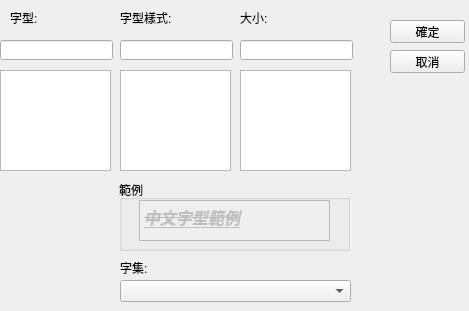
<?xml version="1.0" encoding="UTF-8"?>
<ui version="4.0">
 <class>Font</class>
 <widget class="QWidget" name="Font">
  <property name="geometry">
   <rect>
    <x>0</x>
    <y>0</y>
    <width>469</width>
    <height>311</height>
   </rect>
  </property>
  <property name="windowTitle">
   <string>字型</string>
  </property>
  <widget class="QLabel" name="label">
   <property name="geometry">
    <rect>
     <x>10</x>
     <y>10</y>
     <width>81</width>
     <height>16</height>
    </rect>
   </property>
   <property name="text">
    <string>字型:</string>
   </property>
  </widget>
  <widget class="QLabel" name="label_2">
   <property name="geometry">
    <rect>
     <x>120</x>
     <y>10</y>
     <width>81</width>
     <height>16</height>
    </rect>
   </property>
   <property name="text">
    <string>字型樣式:</string>
   </property>
  </widget>
  <widget class="QLabel" name="label_3">
   <property name="geometry">
    <rect>
     <x>240</x>
     <y>10</y>
     <width>81</width>
     <height>16</height>
    </rect>
   </property>
   <property name="text">
    <string>大小:</string>
   </property>
  </widget>
  <widget class="QLabel" name="label_4">
   <property name="geometry">
    <rect>
     <x>120</x>
     <y>260</y>
     <width>81</width>
     <height>16</height>
    </rect>
   </property>
   <property name="text">
    <string>字集:</string>
   </property>
  </widget>
  <widget class="QLineEdit" name="lineEdit">
   <property name="geometry">
    <rect>
     <x>0</x>
     <y>40</y>
     <width>113</width>
     <height>20</height>
    </rect>
   </property>
  </widget>
  <widget class="QLineEdit" name="lineEdit_2">
   <property name="geometry">
    <rect>
     <x>120</x>
     <y>40</y>
     <width>113</width>
     <height>20</height>
    </rect>
   </property>
  </widget>
  <widget class="QLineEdit" name="lineEdit_3">
   <property name="geometry">
    <rect>
     <x>240</x>
     <y>40</y>
     <width>113</width>
     <height>20</height>
    </rect>
   </property>
  </widget>
  <widget class="QPushButton" name="btnCancel">
   <property name="geometry">
    <rect>
     <x>390</x>
     <y>50</y>
     <width>75</width>
     <height>23</height>
    </rect>
   </property>
   <property name="text">
    <string>取消</string>
   </property>
  </widget>
  <widget class="QPushButton" name="btnFindNext_3">
   <property name="geometry">
    <rect>
     <x>390</x>
     <y>20</y>
     <width>75</width>
     <height>23</height>
    </rect>
   </property>
   <property name="text">
    <string>確定</string>
   </property>
  </widget>
  <widget class="QGroupBox" name="groupBox">
   <property name="geometry">
    <rect>
     <x>119</x>
     <y>180</y>
     <width>231</width>
     <height>71</height>
    </rect>
   </property>
   <property name="title">
    <string>範例</string>
   </property>
   <widget class="QTextEdit" name="textEdit">
    <property name="enabled">
     <bool>false</bool>
    </property>
    <property name="geometry">
     <rect>
      <x>20</x>
      <y>20</y>
      <width>191</width>
      <height>41</height>
     </rect>
    </property>
    <property name="font">
     <font>
      <pointsize>12</pointsize>
      <weight>75</weight>
      <italic>true</italic>
      <bold>true</bold>
      <underline>true</underline>
      <strikeout>true</strikeout>
     </font>
    </property>
    <property name="acceptDrops">
     <bool>false</bool>
    </property>
    <property name="verticalScrollBarPolicy">
     <enum>Qt::ScrollBarAlwaysOff</enum>
    </property>
    <property name="horizontalScrollBarPolicy">
     <enum>Qt::ScrollBarAlwaysOff</enum>
    </property>
    <property name="html">
     <string>&lt;!DOCTYPE HTML PUBLIC &quot;-//W3C//DTD HTML 4.0//EN&quot; &quot;http://www.w3.org/TR/REC-html40/strict.dtd&quot;&gt;
&lt;html&gt;&lt;head&gt;&lt;meta name=&quot;qrichtext&quot; content=&quot;1&quot; /&gt;&lt;style type=&quot;text/css&quot;&gt;
p, li { white-space: pre-wrap; }
&lt;/style&gt;&lt;/head&gt;&lt;body style=&quot; font-family:'新細明體'; font-size:12pt; font-weight:600; font-style:italic;&quot;&gt;
&lt;p style=&quot; margin-top:0px; margin-bottom:0px; margin-left:0px; margin-right:0px; -qt-block-indent:0; text-indent:0px;&quot;&gt;中文字型範例&lt;/p&gt;&lt;/body&gt;&lt;/html&gt;</string>
    </property>
   </widget>
  </widget>
  <widget class="QListWidget" name="listWidget">
   <property name="geometry">
    <rect>
     <x>0</x>
     <y>70</y>
     <width>111</width>
     <height>101</height>
    </rect>
   </property>
  </widget>
  <widget class="QListWidget" name="listWidget_2">
   <property name="geometry">
    <rect>
     <x>120</x>
     <y>70</y>
     <width>111</width>
     <height>101</height>
    </rect>
   </property>
  </widget>
  <widget class="QListWidget" name="listWidget_3">
   <property name="geometry">
    <rect>
     <x>240</x>
     <y>70</y>
     <width>111</width>
     <height>101</height>
    </rect>
   </property>
  </widget>
  <widget class="QComboBox" name="comboBox">
   <property name="geometry">
    <rect>
     <x>120</x>
     <y>280</y>
     <width>231</width>
     <height>22</height>
    </rect>
   </property>
  </widget>
 </widget>
 <resources/>
 <connections/>
</ui>
